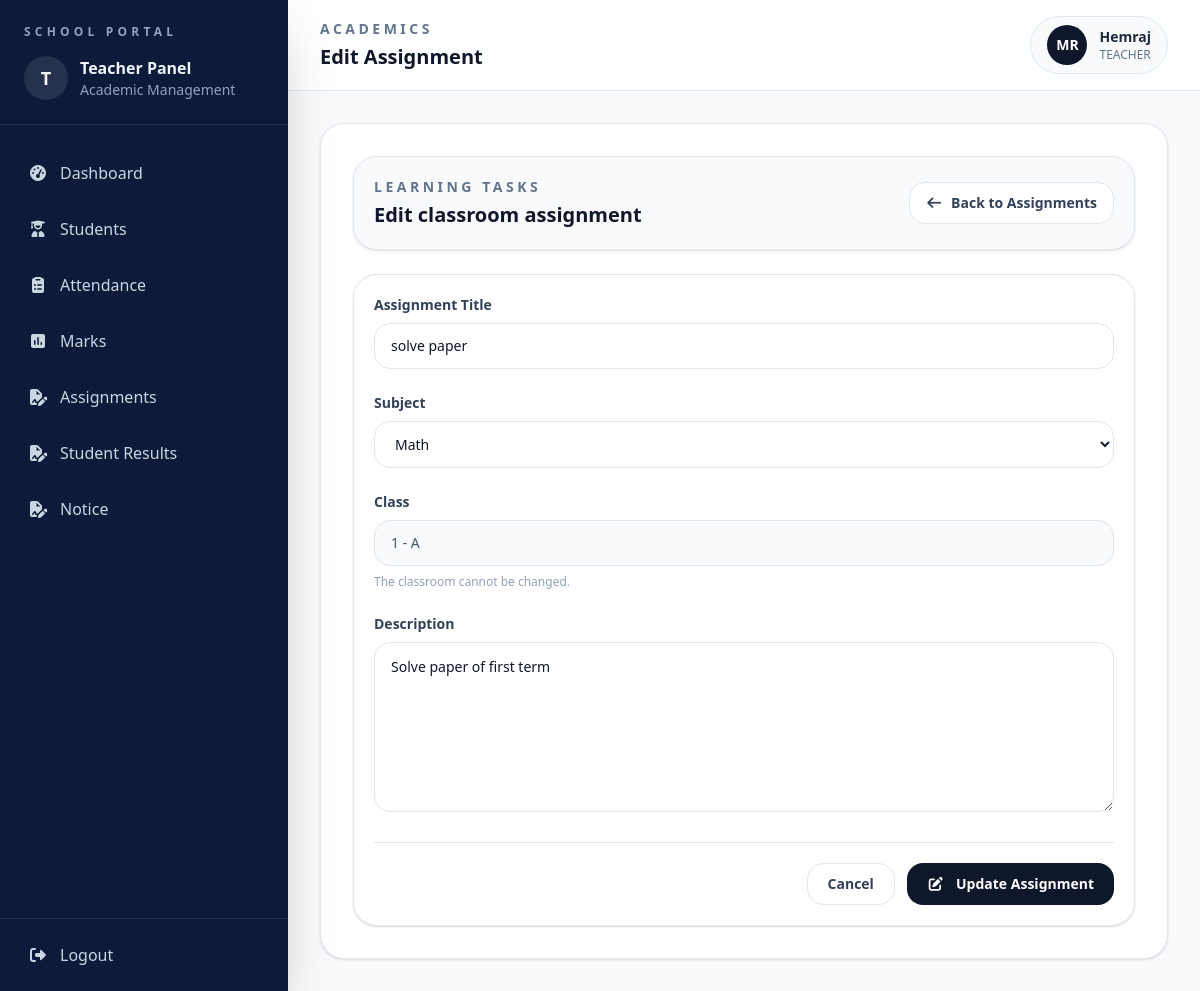
Page /academics/das/assignments/edit/6/ (signed in) on the earlier database version.
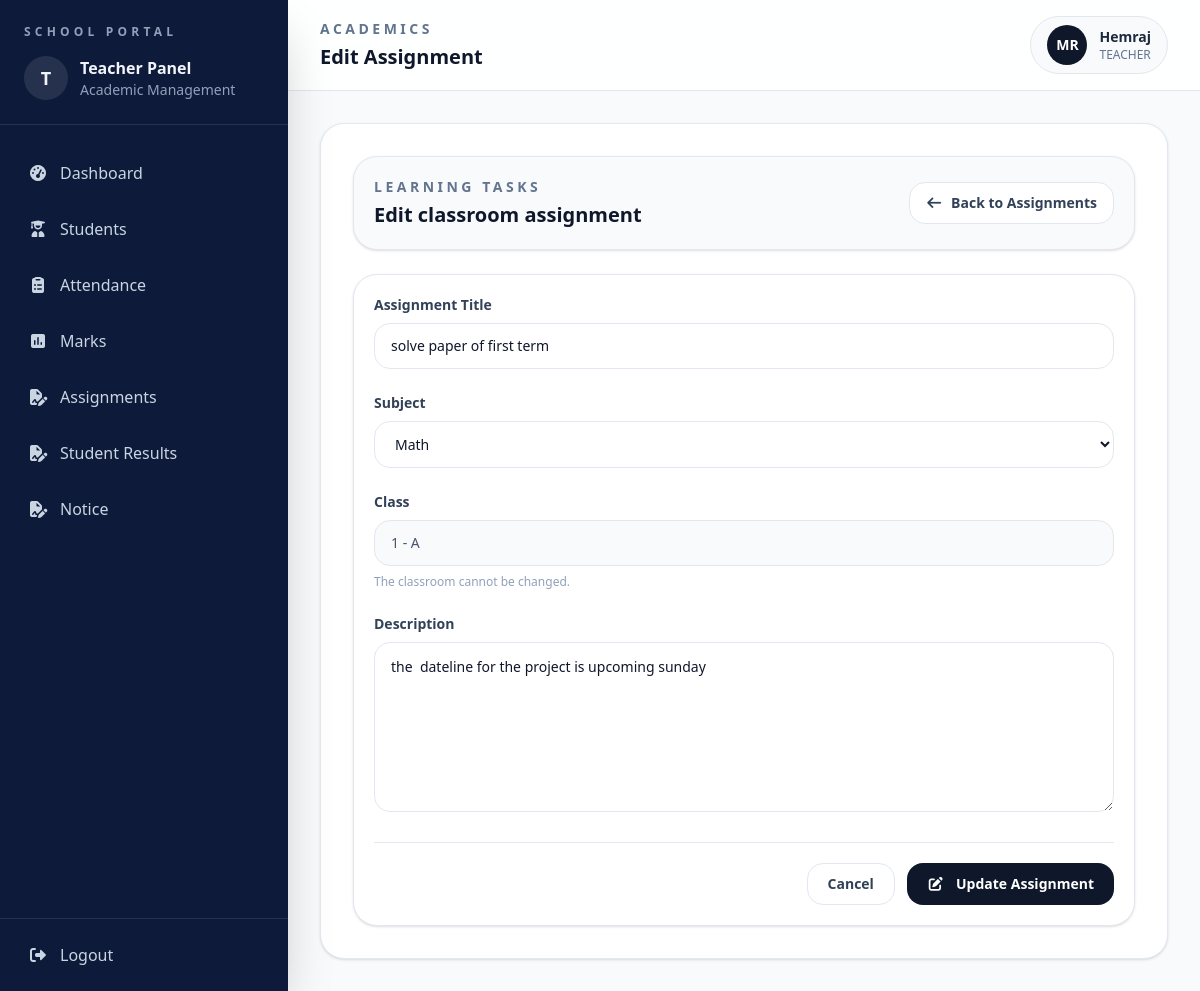
Same page on the later database version.
### academics/models.py (models this page shows, shortened)
class Assignment(models.Model):
    title = models.CharField(max_length=200)
    description = models.TextField(blank=True)
    subject = models.ForeignKey(Subject, on_delete=models.CASCADE)
    classroom = models.ForeignKey(ClassRoom, on_delete=models.CASCADE)
    created_at = models.DateTimeField(auto_now_add=True)

class Subject(models.Model):
    name = models.CharField(max_length=100)
    classroom = models.ForeignKey(ClassRoom, on_delete=models.CASCADE)

### academics/views.py (the view, shortened to what this page needs)
@login_required
def edit_assignment(request, id):
    assignment = get_object_or_404(
        Assignment,
        id=id,
        classroom__teacher=request.user
    )
    classroom = assignment.classroom
    subjects = Subject.objects.filter(classroom=classroom)
    context = {
        "assignment": assignment,
        "classroom": classroom,
        "subjects": subjects,
    }
    return render(
        request,
        "academics/assignment_edit.html",
        context
    )

### academics/templates/academics/assignment_edit.html (shortened to what the changed rows need)
{% extends 'base.html' %}
{% block page_title %}Edit Assignment{% endblock %}
{% block content %}
<section class="space-y-6">
    <div
        class="flex flex-col gap-4 rounded-3xl border border-slate-200 bg-slate-50 p-5 shadow-sm md:flex-row md:items-center md:justify-between"
    >
        <div>
            <h2 class="mt-1 text-xl font-semibold text-slate-900">
                Edit classroom assignment
            </h2>
        </div>
    </div>
    <div
        class="rounded-3xl border border-slate-200 bg-white p-5 shadow-sm"
    >
        <form method="POST" class="space-y-6">
            <div>
                <label
                    for="title"
                    class="mb-2 block text-sm font-semibold text-slate-700"
                >
                    Assignment Title
                </label>
                <input
                    type="text"
                    id="title"
                    name="title"
                    value="{{ assignment.title }}"
                    required
                    class="w-full rounded-2xl border border-slate-200 bg-white px-4 py-3 text-sm text-slate-900 outline-none transition focus:border-slate-400 focus:ring-2 focus:ring-slate-100"
                    placeholder="Enter assignment title"
                >
            </div>
            <div>
                <label
                    for="subject"
                    class="mb-2 block text-sm font-semibold text-slate-700"
                >
                    Subject
                </label>
                <select
                    id="subject"
                    name="subject"
                    required
                    class="w-full rounded-2xl border border-slate-200 bg-white px-4 py-3 text-sm text-slate-900 outline-none transition focus:border-slate-400 focus:ring-2 focus:ring-slate-100"
                >
                    {% for subject in subjects %}
                    <option
                        value="{{ subject.id }}"
                        {% if subject.id == assignment.subject.id %}
                            selected
                        {% endif %}
                    >
                        {{ subject.name|capfirst }}
                    </option>
                    {% endfor %}
                </select>
            </div>
            <div>
                <label
                    for="description"
                    class="mb-2 block text-sm font-semibold text-slate-700"
                >
                    Description
                </label>
                <textarea
                    id="description"
                    name="description"
                    rows="6"
                    class="w-full resize-y rounded-2xl border border-slate-200 bg-white px-4 py-3 text-sm leading-6 text-slate-900 outline-none transition focus:border-slate-400 focus:ring-2 focus:ring-slate-100"
                    placeholder="Enter assignment description"
                >{{ assignment.description }}</textarea>
            </div>
        </form>
    </div>
</section>
{% endblock %}

Differences in the rows shown:
changed Assignment "Math": title "solve paper" → "solve paper of first term"; description "Solve paper of first term" → "the dateline for the project is upcoming sunday"
